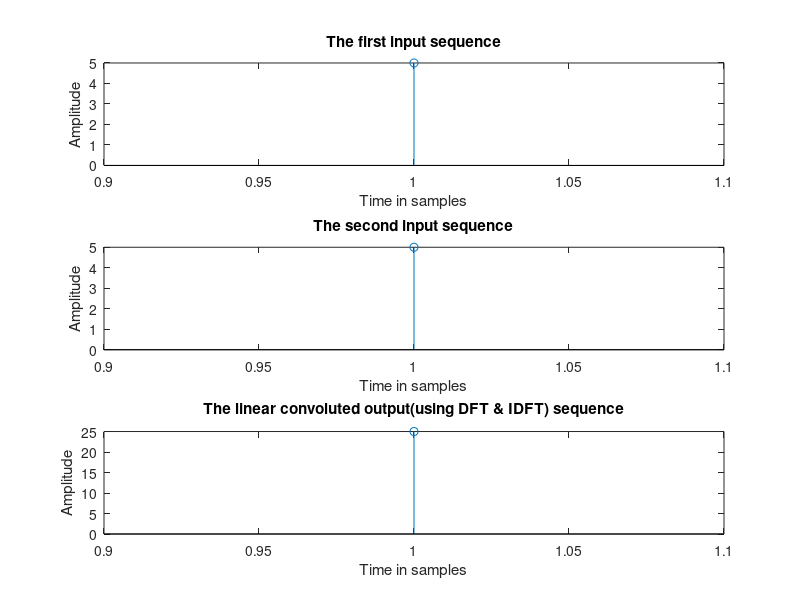

Recreate this plot in MATLAB.
% Author : Vishwas K Singh
% E-mail : vishwasks32@gmail.com
% Description : Script to find Linear convolution of two given sequences
%               using DFT and IDFT

% Prepare by clearing the screen
clc;clear all;close all;

% inputs: x[n],h[n]
xn = input('Enter the first sequence: '); %[1 1 0 1]
hn = input('Enter the second sequence: '); %[1 2 3 0]

% Specifying the position of samples in each sequence
% To adjust for different length sequences
N1 = length(xn);
N2 = length(hn);
N = N1 + N2 -1;
xn = [xn, zeros(1,(N-N1))];
hn = [hn, zeros(1,(N-N2))];

% Compute DFT of both sequences
Xk = fft(xn);
Hk = fft(hn);

% Compute output and IDFT
Yk = Xk .* Hk;
yn = ifft(Yk);

% Note: The output of convolution is obtained as a double since fft is used
% to match the output with normal convolution program abs, uint8
% conversions are used
disp('The Linearly convoluted output(using DFT & IDFT) is: ');
disp(abs(uint8(yn)));

n = 1:N;

% Plot the input sequence 1
subplot(3,1,1);
stem(n,xn);
xlabel('Time in samples');
ylabel('Amplitude');
title('The first input sequence');

% Plot the input sequence 2
subplot(3,1,2);
stem(n,hn);
xlabel('Time in samples');
ylabel('Amplitude');
title('The second input sequence');

% Plot the output sequence
subplot(3,1,3);
stem(n,yn);
xlabel('Time in samples');
ylabel('Amplitude');
title('The linear convoluted output(using DFT & IDFT) sequence');
